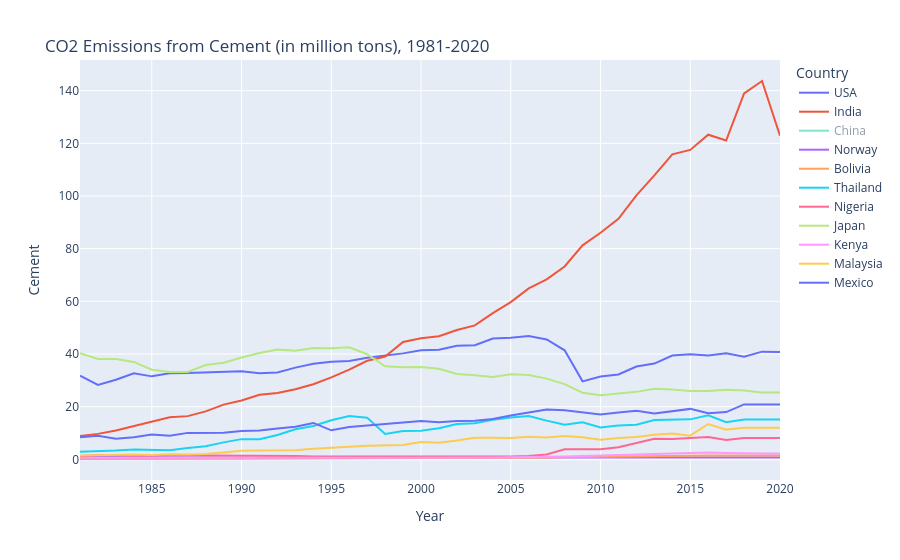

The notebook cell this image was saved under:
### Code cell
fig=px.line(data_subset, x='Year', y='Cement', color='Country')

fig.update_layout(
    title_text='<br>CO2 Emissions from Cement (in million tons), 1981-2020',
    annotations = [dict(
        x=0.5,
        y=-0.3,    
        xref='paper',
        yref='paper',
        text='',
        showarrow = False
    )]
)
fig.show()

### Figure 1 — Plotly figure (JSON) as saved in the notebook; plotly's stock layout.template omitted (floating-point values rounded to 4 significant figures)
{"data": [{"hovertemplate": "Country=USA<br>Year=%{x}<br>Cement=%{y}<extra></extra>", "legendgroup": "USA", "line": {"color": "#636efa", "dash": "solid"}, "marker": {"symbol": "circle"}, "mode": "lines", "name": "USA", "orientation": "v", "showlegend": true, "type": "scatter", "x": [1981, 1982, 1983, 1984, 1985, 1986, 1987, 1988, 1989, 1990, 1991, 1992, 1993, 1994, 1995, 1996, 1997, 1998, 1999, 2000, 2001, 2002, 2003, 2004, 2005, 2006, 2007, 2008, 2009, 2010, 2011, 2012, 2013, 2014, 2015, 2016, 2017, 2018, 2019, 2020], "xaxis": "x", "y": [31.77, 28.27, 30.25, 32.71, 31.51, 32.65, 32.77, 33.04, 33.06, 33.48, 32.74, 32.99, 34.84, 36.31, 37.08, 37.31, 38.56, 39.46, 40.24, 41.45, 41.61, 43.16, 43.35, 45.89, 46.19, 46.85, 45.51, 41.42, 29.61, 31.45, 32.21, 35.27, 36.37, 39.44, 39.91, 39.44, 40.32, 38.97, 40.9, 40.79], "yaxis": "y"}, {"hovertemplate": "Country=India<br>Year=%{x}<br>Cement=%{y}<extra></extra>", "legendgroup": "India", "line": {"color": "#EF553B", "dash": "solid"}, "marker": {"symbol": "circle"}, "mode": "lines", "name": "India", "orientation": "v", "showlegend": true, "type": "scatter", "x": [1981, 1982, 1983, 1984, 1985, 1986, 1987, 1988, 1989, 1990, 1991, 1992, 1993, 1994, 1995, 1996, 1997, 1998, 1999, 2000, 2001, 2002, 2003, 2004, 2005, 2006, 2007, 2008, 2009, 2010, 2011, 2012, 2013, 2014, 2015, 2016, 2017, 2018, 2019, 2020], "xaxis": "x", "y": [8.888, 9.676, 10.95, 12.59, 14.39, 16.01, 16.41, 18.23, 20.79, 22.35, 24.5, 25.16, 26.6, 28.54, 31.1, 34.08, 37.42, 39.03, 44.59, 45.96, 46.74, 49.11, 50.88, 55.54, 59.69, 64.91, 68.33, 73.24, 81.27, 86.03, 91.31, 100.2, 107.8, 115.8, 117.5, 123.3, 121.0, 139.0, 143.7, 122.9], "yaxis": "y"}, {"hovertemplate": "Country=China<br>Year=%{x}<br>Cement=%{y}<extra></extra>", "legendgroup": "China", "line": {"color": "#00cc96", "dash": "solid"}, "marker": {"symbol": "circle"}, "mode": "lines", "name": "China", "orientation": "v", "showlegend": true, "type": "scatter", "visible": "legendonly", "x": [1981, 1982, 1983, 1984, 1985, 1986, 1987, 1988, 1989, 1990, 1991, 1992, 1993, 1994, 1995, 1996, 1997, 1998, 1999, 2000, 2001, 2002, 2003, 2004, 2005, 2006, 2007, 2008, 2009, 2010, 2011, 2012, 2013, 2014, 2015, 2016, 2017, 2018, 2019, 2020], "xaxis": "x", "y": [33.9, 38.87, 44.13, 50.07, 59.3, 67.36, 75.43, 84.96, 84.89, 84.51, 101.3, 122.4, 142.8, 164.4, 184.6, 192.9, 202.9, 211.4, 228.3, 244.4, 270.8, 296.6, 345.2, 380.0, 411.6, 470.1, 515.0, 525.9, 583.6, 639.6, 708.6, 714.8, 748.3, 778.6, 722.0, 743.0, 758.2, 786.7, 826.9, 858.2], "yaxis": "y"}, {"hovertemplate": "Country=Norway<br>Year=%{x}<br>Cement=%{y}<extra></extra>", "legendgroup": "Norway", "line": {"color": "#ab63fa", "dash": "solid"}, "marker": {"symbol": "circle"}, "mode": "lines", "name": "Norway", "orientation": "v", "showlegend": true, "type": "scatter", "x": [1981, 1982, 1983, 1984, 1985, 1986, 1987, 1988, 1989, 1990, 1991, 1992, 1993, 1994, 1995, 1996, 1997, 1998, 1999, 2000, 2001, 2002, 2003, 2004, 2005, 2006, 2007, 2008, 2009, 2010, 2011, 2012, 2013, 2014, 2015, 2016, 2017, 2018, 2019, 2020], "xaxis": "x", "y": [0.9178, 0.8928, 0.8348, 0.773, 0.8032, 0.8777, 0.8232, 0.7167, 0.6915, 0.6343, 0.5919, 0.6533, 0.8379, 0.845, 0.875, 0.863, 0.9222, 0.9001, 0.8923, 0.8897, 0.853, 0.8752, 0.9041, 0.7164, 0.7799, 0.8045, 0.8688, 0.8326, 0.8419, 0.754, 0.7489, 0.7254, 0.7306, 0.7272, 0.6715, 0.6845, 0.7656, 0.7298, 0.7217, 0.7217], "yaxis": "y"}, {"hovertemplate": "Country=Bolivia<br>Year=%{x}<br>Cement=%{y}<extra></extra>", "legendgroup": "Bolivia", "line": {"color": "#FFA15A", "dash": "solid"}, "marker": {"symbol": "circle"}, "mode": "lines", "name": "Bolivia", "orientation": "v", "showlegend": true, "type": "scatter", "x": [1981, 1982, 1983, 1984, 1985, 1986, 1987, 1988, 1989, 1990, 1991, 1992, 1993, 1994, 1995, 1996, 1997, 1998, 1999, 2000, 2001, 2002, 2003, 2004, 2005, 2006, 2007, 2008, 2009, 2010, 2011, 2012, 2013, 2014, 2015, 2016, 2017, 2018, 2019, 2020], "xaxis": "x", "y": [0.1791, 0.1534, 0.1561, 0.1346, 0.1783, 0.1363, 0.1829, 0.2087, 0.2309, 0.2533, 0.2676, 0.271, 0.2951, 0.3463, 0.4019, 0.4204, 0.4655, 0.5254, 0.5393, 0.481, 0.4365, 0.4438, 0.4948, 0.549, 0.6127, 0.6915, 0.7216, 0.8028, 0.9108, 0.9532, 1.043, 1.06, 1.199, 1.316, 1.367, 1.42, 1.424, 1.439, 1.439, 1.439], "yaxis": "y"}, {"hovertemplate": "Country=Thailand<br>Year=%{x}<br>Cement=%{y}<extra></extra>", "legendgroup": "Thailand", "line": {"color": "#19d3f3", "dash": "solid"}, "marker": {"symbol": "circle"}, "mode": "lines", "name": "Thailand", "orientation": "v", "showlegend": true, "type": "scatter", "x": [1981, 1982, 1983, 1984, 1985, 1986, 1987, 1988, 1989, 1990, 1991, 1992, 1993, 1994, 1995, 1996, 1997, 1998, 1999, 2000, 2001, 2002, 2003, 2004, 2005, 2006, 2007, 2008, 2009, 2010, 2011, 2012, 2013, 2014, 2015, 2016, 2017, 2018, 2019, 2020], "xaxis": "x", "y": [2.921, 3.051, 3.319, 3.727, 3.544, 3.504, 4.318, 4.992, 6.442, 7.678, 7.661, 9.267, 11.41, 12.7, 14.83, 16.47, 15.78, 9.661, 10.78, 10.85, 11.85, 13.41, 13.74, 15.01, 15.91, 16.42, 14.7, 13.13, 14.09, 12.1, 12.84, 13.14, 14.93, 15.15, 15.18, 16.74, 14.08, 15.09, 15.09, 15.09], "yaxis": "y"}, {"hovertemplate": "Country=Nigeria<br>Year=%{x}<br>Cement=%{y}<extra></extra>", "legendgroup": "Nigeria", "line": {"color": "#FF6692", "dash": "solid"}, "marker": {"symbol": "circle"}, "mode": "lines", "name": "Nigeria", "orientation": "v", "showlegend": true, "type": "scatter", "x": [1981, 1982, 1983, 1984, 1985, 1986, 1987, 1988, 1989, 1990, 1991, 1992, 1993, 1994, 1995, 1996, 1997, 1998, 1999, 2000, 2001, 2002, 2003, 2004, 2005, 2006, 2007, 2008, 2009, 2010, 2011, 2012, 2013, 2014, 2015, 2016, 2017, 2018, 2019, 2020], "xaxis": "x", "y": [1.152, 1.64, 1.62, 1.329, 1.463, 1.671, 1.624, 1.476, 1.456, 1.437, 1.435, 1.432, 1.308, 1.072, 1.06, 1.035, 1.024, 1.095, 1.012, 1.011, 0.9665, 0.8423, 0.9188, 0.9151, 1.07, 1.296, 1.82, 3.846, 3.851, 3.856, 4.59, 6.118, 7.785, 7.75, 8.137, 8.525, 7.362, 8.137, 8.137, 8.137], "yaxis": "y"}, {"hovertemplate": "Country=Japan<br>Year=%{x}<br>Cement=%{y}<extra></extra>", "legendgroup": "Japan", "line": {"color": "#B6E880", "dash": "solid"}, "marker": {"symbol": "circle"}, "mode": "lines", "name": "Japan", "orientation": "v", "showlegend": true, "type": "scatter", "x": [1981, 1982, 1983, 1984, 1985, 1986, 1987, 1988, 1989, 1990, 1991, 1992, 1993, 1994, 1995, 1996, 1997, 1998, 1999, 2000, 2001, 2002, 2003, 2004, 2005, 2006, 2007, 2008, 2009, 2010, 2011, 2012, 2013, 2014, 2015, 2016, 2017, 2018, 2019, 2020], "xaxis": "x", "y": [40.26, 38.15, 38.1, 37.0, 34.05, 33.19, 33.19, 35.84, 36.7, 38.7, 40.35, 41.67, 41.22, 42.3, 42.14, 42.56, 39.93, 35.36, 35.01, 35.09, 34.37, 32.42, 31.94, 31.28, 32.28, 31.99, 30.66, 28.55, 25.31, 24.32, 24.98, 25.62, 26.81, 26.56, 25.94, 25.97, 26.43, 26.18, 25.38, 25.38], "yaxis": "y"}, {"hovertemplate": "Country=Kenya<br>Year=%{x}<br>Cement=%{y}<extra></extra>", "legendgroup": "Kenya", "line": {"color": "#FF97FF", "dash": "solid"}, "marker": {"symbol": "circle"}, "mode": "lines", "name": "Kenya", "orientation": "v", "showlegend": true, "type": "scatter", "x": [1981, 1982, 1983, 1984, 1985, 1986, 1987, 1988, 1989, 1990, 1991, 1992, 1993, 1994, 1995, 1996, 1997, 1998, 1999, 2000, 2001, 2002, 2003, 2004, 2005, 2006, 2007, 2008, 2009, 2010, 2011, 2012, 2013, 2014, 2015, 2016, 2017, 2018, 2019, 2020], "xaxis": "x", "y": [0.5997, 0.5924, 0.5748, 0.5158, 0.3707, 0.5665, 0.5651, 0.524, 0.5048, 0.6199, 0.5833, 0.6172, 0.5791, 0.5925, 0.638, 0.7387, 0.6117, 0.5783, 0.5831, 0.5527, 0.5312, 0.5868, 0.6624, 0.7119, 0.8414, 0.8535, 0.9856, 1.088, 1.279, 1.431, 1.713, 1.795, 1.969, 2.28, 2.462, 2.602, 2.388, 2.184, 2.184, 2.184], "yaxis": "y"}, {"hovertemplate": "Country=Malaysia<br>Year=%{x}<br>Cement=%{y}<extra></extra>", "legendgroup": "Malaysia", "line": {"color": "#FECB52", "dash": "solid"}, "marker": {"symbol": "circle"}, "mode": "lines", "name": "Malaysia", "orientation": "v", "showlegend": true, "type": "scatter", "x": [1981, 1982, 1983, 1984, 1985, 1986, 1987, 1988, 1989, 1990, 1991, 1992, 1993, 1994, 1995, 1996, 1997, 1998, 1999, 2000, 2001, 2002, 2003, 2004, 2005, 2006, 2007, 2008, 2009, 2010, 2011, 2012, 2013, 2014, 2015, 2016, 2017, 2018, 2019, 2020], "xaxis": "x", "y": [1.489, 1.652, 1.716, 1.855, 1.679, 1.927, 1.801, 2.06, 2.631, 3.244, 3.384, 3.275, 3.425, 4.007, 4.285, 4.79, 5.207, 5.325, 5.48, 6.588, 6.327, 7.146, 8.21, 8.197, 8.062, 8.604, 8.346, 8.863, 8.386, 7.413, 8.105, 8.505, 9.369, 9.857, 8.981, 13.42, 11.29, 12.02, 12.02, 12.02], "yaxis": "y"}, {"hovertemplate": "Country=Mexico<br>Year=%{x}<br>Cement=%{y}<extra></extra>", "legendgroup": "Mexico", "line": {"color": "#636efa", "dash": "solid"}, "marker": {"symbol": "circle"}, "mode": "lines", "name": "Mexico", "orientation": "v", "showlegend": true, "type": "scatter", "x": [1981, 1982, 1983, 1984, 1985, 1986, 1987, 1988, 1989, 1990, 1991, 1992, 1993, 1994, 1995, 1996, 1997, 1998, 1999, 2000, 2001, 2002, 2003, 2004, 2005, 2006, 2007, 2008, 2009, 2010, 2011, 2012, 2013, 2014, 2015, 2016, 2017, 2018, 2019, 2020], "xaxis": "x", "y": [8.369, 8.931, 7.855, 8.436, 9.412, 8.936, 10.05, 10.07, 10.12, 10.74, 10.95, 11.75, 12.39, 13.84, 11.03, 12.27, 12.91, 13.41, 13.9, 14.57, 14.06, 14.55, 14.65, 15.35, 16.67, 17.82, 18.97, 18.64, 17.86, 17.05, 17.77, 18.41, 17.44, 18.26, 19.16, 17.52, 17.96, 20.86, 20.86, 20.86], "yaxis": "y"}], "layout": {"annotations": [{"showarrow": false, "text": "", "x": 0.5, "xref": "paper", "y": -0.3, "yref": "paper"}], "autosize": true, "legend": {"title": {"text": "Country"}, "tracegroupgap": 0}, "margin": {"t": 60}, "title": {"text": "<br>CO2 Emissions from Cement (in million tons), 1981-2020"}, "xaxis": {"anchor": "y", "autorange": true, "domain": [0, 1], "range": [1981, 2020], "title": {"text": "Year"}, "type": "linear"}, "yaxis": {"anchor": "x", "autorange": true, "domain": [0, 1], "range": [-7.839, 151.6], "title": {"text": "Cement"}, "type": "linear"}}}
